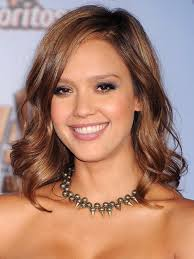
%> input picture Facial_Expression_Detection/sample/img (1).jpg, 194 x 259 px; its folder holds only this picture in this run
$ octave --eval "test;"   (GNU Octave 9; MATLAB toolbox functions it lacks are replaced by stand-ins)
%> lines starting %> are read from the running program, lines starting %| are printed output that depends on the picture
### Facial_Expression_Detection/Viola_Jones/integralImage.m
function images = integralImage(img)
% this function will be used for fast calculations using integral images
img=im2double(img);

if(size(img,3)==3)
    img=rgb2gray(img);
end

images.ii=img;
% for fast calculating mean
for i=2:size(images.ii,1)
    images.ii(i,:)=images.ii(i,:)+images.ii(i-1,:);
end

for i=2:size(images.ii,2)
    images.ii(:,i)=images.ii(:,i)+images.ii(:,i-1);
end
images.ii=padarray(images.ii,[1 1],0,'pre');


images.ii2=img.^2;
% for fast calculatting variance
for i=2:size(images.ii2,1)
    images.ii2(i,:)=images.ii2(i,:)+images.ii2(i-1,:);
end

for i=2:size(images.ii2,2)
    images.ii2(:,i)=images.ii2(:,i)+images.ii2(:,i-1);
end
images.ii2=padarray(images.ii2,[1 1],0,'pre');

images.width = size(img,2);
images.height = size(img,1);

end

### Facial_Expression_Detection/Viola_Jones/detectFace.m
function faces= detectFace(InImages,TrainData)

% calculating scales for face detection
scaleWidth = InImages.width/TrainData.size(1);
scaleHeight = InImages.height/TrainData.size(2);

if(scaleHeight < scaleWidth )
    Startscale =  scaleHeight;
else
    Startscale = scaleWidth;
end

scaleUpdateRatio = 1/1.2;

% Calculate maximum of search scale itterations
maxitr=ceil(log(1/Startscale)/log(scaleUpdateRatio));

faces = [];

for i=1:maxitr
    scale = Startscale*scaleUpdateRatio^(i-1);

    %width and height of window
    w = floor(TrainData.size(1)*scale);
    h = floor(TrainData.size(2)*scale);

    stepsize = floor(max( scale, 2 ));
    [x,y]=ndgrid(0:stepsize:(InImages.width-w-1),0:stepsize:(InImages.height-h-1));
    x=x(:); y=y(:);

    if(~isempty(x))
        % coordinates of detected faces
        [x,y] = oneScale( InImages, TrainData, x, y, scale, w, h);

        % saving cordinates of detcted faces
        for k=1:length(x);
            faces = [faces;[x(k) y(k) w h]];
        end

        %     breaking when one face is detected

        %     if ~isempty(x) && ~isempty(y)
        %         break;
        %     end

    end
end

### Facial_Expression_Detection/Viola_Jones/oneScale.m
function [x,y]=oneScale( InImages, TrainData,x, y, scale, w,h)

% area of the window
area=w*h;

%calculating mean and varience of the images
mean=sumRectangle(InImages.ii,x,y,w,h)/area;
var=sumRectangle(InImages.ii2,x,y,w,h)/area - mean.^2;

for i=1:size(var,1)
    if(var(i,1)<1)
        var(i,1)=1;
    end
end

% standard deviation
std=sqrt(var);


maxitr=length(TrainData.stages);
% loop for different classifiers
for i= 1:maxitr

    classifiers = TrainData.stages(i).trees;
    sum = zeros(size(x));

    for j=1:length(classifiers)
       sum = sum + calcInstances(InImages.ii,classifiers(j).value,zeros(size(x)),scale,x,y,std,area);
    end

    % checking for threshold and removing wrong instances
    flag= sum >= TrainData.stages(i).stage_threshold;
    x=x(flag);
    y=y(flag);
    std=std(flag);

    % if no faces left in the image then break
    if(isempty(x))
        break;
    end

end


end

### Facial_Expression_Detection/Viola_Jones/sumRectangle.m
function sum= sumRectangle(InImage,x,y,w,h)

width=size(InImage,1);
a = InImage((x+w)* width+ y+ h+ 1) ;
b = InImage(x* width+ y+ 1);
c = InImage((x+w)* width+ y+ 1);
d = InImage(x* width+ y+ h+ 1);

sum=a+b-c-d;

end

### Facial_Expression_Detection/Viola_Jones/violaJones.m
function [X,Y,height,width] = violaJones(img)
% This function performs face detection using viola-jones

load('TrainData.mat')

faces = detectFace(integralImage(img),TrainData);

% [10 lines of commented-out code are left out]
X = mean(faces(:,1));
Y = mean(faces(:,2));
height = mean(faces(:,3));
width = mean(faces(:,4));
dwidth = 0.25*width;
width = width - dwidth;
X = X + 0.5*dwidth;

dheight = 0.175*height;
height = height - dheight - 0.05*height;
Y = Y + dheight;

end

### Facial_Expression_Detection/featureDetect.m
function [ lbpHist ] = featureDetect( Im )

addpath('Viola_Jones');

[X,Y,height,width] = violaJones(Im);
cropI = imcrop(Im,[X,Y,height,width]);

cropI = imresize(cropI,[40,40]);

I1 = cropI(10:20,10:30);
I2 = cropI(20:30,10:30);
I3 = cropI(30:40,10:30);

lbpHist1 = lbp(I1);
lbpHist2 = lbp(I2);
lbpHist3 = lbp(I3);

lbpHist = [lbpHist1,lbpHist2,lbpHist3];

end

### Facial_Expression_Detection/lbp.m
% result = lbp(I) returns the LBP histogram of the image I

function result = lbp(image)

d_image=double(image);
radius=1;
neighbours=8;
neighbour_points=zeros(neighbours,2);

% Angle step.
a = 2*pi/neighbours;
for i = 1:neighbours
    neighbour_points(i,1) = -radius*sin((i-1)*a);
    neighbour_points(i,2) = radius*cos((i-1)*a);
end

% Determine the dimensions of the input image.
[m1,n1]=size(image);

miny=min(neighbour_points(:,1));
maxy=max(neighbour_points(:,1));
minx=min(neighbour_points(:,2));
maxx=max(neighbour_points(:,2));

blocksizey=ceil(max(maxy,0))-floor(min(miny,0))+1;
blocksizex=ceil(max(maxx,0))-floor(min(minx,0))+1;

% Coordinates of origin (0,0) in the block
origy=1-floor(min(miny,0));
origx=1-floor(min(minx,0));

% Minimum allowed size for the input image depends
% on the radius of the used LBP operator.
if(n1 < blocksizex || m1 < blocksizey)
    error('Small input image. Must be at least (2*radius+1) x (2*radius+1)');
end

% Calculate dx and dy;
dx = n1 - blocksizex;
dy = m1 - blocksizey;

% Fill the center pixel matrix C.
C = image(origy:origy+dy,origx:origx+dx);
d_C = double(C);

% Initialize the result matrix with zeros.
result=zeros(dy+1,dx+1);

%Computing the LBP code image

for i = 1:neighbours
    y = neighbour_points(i,1)+origy;
    x = neighbour_points(i,2)+origx;
    % Calculate floors, ceils and rounds for the x and y.
    fy = floor(y); cy = ceil(y); ry = round(y);
    fx = floor(x); cx = ceil(x); rx = round(x);
    % Check if interpolation is needed.
    if (abs(x - rx) < 1e-6) && (abs(y - ry) < 1e-6)
        % Interpolation is not needed, use original datatypes
        N = image(ry:ry+dy,rx:rx+dx);
        D = N >= C;
    else
        % Interpolation needed, use double type images
        ty = y - fy;
        tx = x - fx;
        % Calculate the interpolation weights.
        w1 = roundn((1 - tx) * (1 - ty),-6);
        w2 = roundn(tx * (1 - ty),-6);
        w3 = roundn((1 - tx) * ty,-6) ;
        % w4 = roundn(tx * ty,-6) ;
        w4 = roundn(1 - w1 - w2 - w3, -6);
        % Compute interpolated pixel values
        N = w1*d_image(fy:fy+dy,fx:fx+dx) + w2*d_image(fy:fy+dy,cx:cx+dx) + w3*d_image(cy:cy+dy,fx:fx+dx) + w4*d_image(cy:cy+dy,cx:cx+dx);
        N = roundn(N,-4);
        D = N >= d_C;
    end
    % Update the result matrix.
    v = 2^(i-1);
    result = result + v*D;
end

load('binvector.mat');
bins = 59;
for i = 1:size(result,1)
    for j = 1:size(result,2)
        result(i,j)=table(result(i,j)+1);
    end
end

% calculating histogram
result=hist(result(:),0:(bins-1));
%result=result/sum(result); % uncomment for normalized histogram

end

function x = roundn(x, n)
if n<0
    p=10 ^ -n;
    x=round(p*x)/p;
elseif n>0
    p=10^n;
    x=p*round(x/p);
else
    x=round(x);
end
end

### Facial_Expression_Detection/mlptest.m
function ydash = mlptest(X, w, v)
% forward pass of the network

% number of inputs
N = size(X,1);

% number of outputs
K = size(v,1);
X=[ones(N,1) X];

Z=X*(w');

sigm = 1.0./(1+exp(-1*Z));

z=[ones(N,1) sigm];

temp=z*(v');

softmax = exp(temp);

s=sum(softmax,2);

ydash=softmax./repmat(s,1,K);

end

### Facial_Expression_Detection/getAllFiles.m
% function to return list of all the files in the folder dirName, it
% searches for the files recursively. The fileList is a cell of file paths
% as elements
function fileList = getAllFiles(dirName)
  dirData = dir(dirName);      % Get data for current directory
  dirIndex = [dirData.isdir];  % Find index for directories
  fileList = {dirData(~dirIndex).name}';  % Get a list of the files
  if ~isempty(fileList)
    fileList = cellfun(@(x) fullfile(dirName,x),...  % Prepend path to files
                       fileList,'UniformOutput',false);
  end
  subDirs = {dirData(dirIndex).name};  % Get a list of the subdirectories
  validIndex = ~ismember(subDirs,{'.','..'});  % Find index of subdirectories that are not '.' or '..'
  for iDir = find(validIndex)                  % Loop over valid subdirectories
    nextDir = fullfile(dirName,subDirs{iDir});    % Get the subdirectory path
    fileList = [fileList; getAllFiles(nextDir)];  % Recursively call getAllFiles
  end
end

### Facial_Expression_Detection/test.m
function test()

% load('jaffeparam.mat');
load('cohnparam.mat');

folder = 'sample';
files = getAllFiles(folder);
no_files = length(files);

emotions = {'Neutral','Angry','Disgust','Fear','Happy','Sad','Suprise'};

results = fopen('Results.txt','wt');

for i=1:no_files

    filename = files{i};
    Im = imread(filename);
%> Im is the input picture: size 259x194x3 uint8; mean R, G, B 168.8, 129.2, 113.4
    x = featureDetect(Im);
%> in integralImage, `img=rgb2gray(img);`:
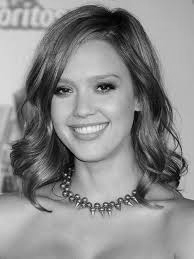
%> img: size 259x194 double; min 0.00117, max 0.949, mean 0.546
%> in integralImage, `images.ii=padarray(images.ii,[1 1],0,'pre');`:
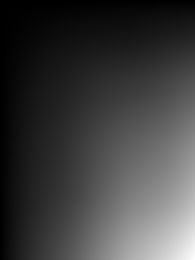
%> images.ii: size 260x195 double; min 0, max 27432.4, mean 6798.4; drawn with min black and max white
%> in integralImage, `images.ii2=img.^2;`:
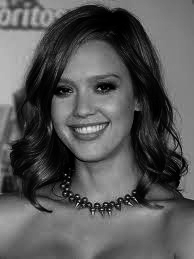
%> images.ii2: size 259x194 double; min 1.37e-06, max 0.901, mean 0.343
%> in detectFace, `scaleWidth = InImages.width/TrainData.size(1);`: scaleWidth = 9.7
%> in detectFace, `scaleHeight = InImages.height/TrainData.size(2);`: scaleHeight = 12.95
%> in detectFace, `Startscale = scaleWidth;`: Startscale = 9.7
%> in detectFace, `maxitr=ceil(log(1/Startscale)/log(scaleUpdateRatio));`: maxitr = 13
%> the loop in detectFace, `for i=1:maxitr` made 13 passes
%> (scale, w, h, stepsize, area in oneScale, x, y) on pass 4: (5.61, 112, 112, 5, 12544, 30, 45)
%> (scale, w, h, stepsize, area in oneScale) on passes 2, 3, 5, 6, 7, 8: (8.08, 161, 161, 8, 25921), (6.74, 134, 134, 6, 17956), (4.68, 93, 93, 4, 8649), (3.9, 77, 77, 3, 5929), (3.25, 64, 64, 3, 4096), (2.71, 54, 54, 2, 2916)
%> after the loop in detectFace, `for i=1:maxitr`: faces = [30 45 112 112]
%> in violaJones, `X = mean(faces(:,1));`: X = 30
%> in violaJones, `Y = mean(faces(:,2));`: Y = 45
%> in violaJones, `height = mean(faces(:,3));`: height = 112
%> in violaJones, `dwidth = 0.25*width;`: dwidth = 28
%> in violaJones, `width = width - dwidth;`: width = 84
%> in violaJones, `X = X + 0.5*dwidth;`: X = 44
%> in violaJones, `dheight = 0.175*height;`: dheight = 19.6
%> in violaJones, `height = height - dheight - 0.05*height;`: height = 86.8
%> in violaJones, `Y = Y + dheight;`: Y = 64.6
%> in featureDetect, `[X,Y,height,width] = violaJones(Im);`: X = 44; Y = 64.6; height = 86.8; width = 84
%> in featureDetect, `cropI = imcrop(Im,[X,Y,height,width]);`:
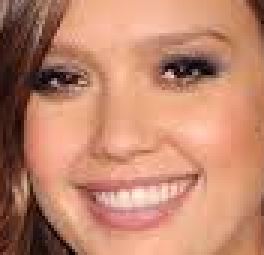
%> cropI: size 85x88x3 uint8 (shown 3 times larger); mean R, G, B 191.7, 134.2, 109.4
%> in featureDetect, `cropI = imresize(cropI,[40,40]);`:
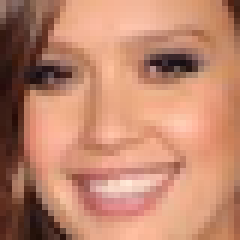
%> cropI: size 40x40x3 uint8 (shown 6 times larger); mean R, G, B 191.7, 134.2, 109.4
%> after the loop in lbp, `for i = 1:neighbours`: tx = 0.707; w1 = 0.0858; w2 = 0.207; w4 = 0.5
%> the loop in lbp, `for i = 1:size(result,1)` made 9 passes
%> in lbp, `result=hist(result(:),0:(bins-1));`: result = 59 values, max 16 at index 59, min 0 at index 2, mean 2.9
%> in featureDetect, `lbpHist1 = lbp(I1);`: lbpHist1 has the same summary as result in lbp
%> the loop in lbp (call 2), `for i = 1:size(result,1)` made 9 passes
%> in featureDetect, `lbpHist2 = lbp(I2);`: lbpHist2 = 59 values, max 19 at index 59, min 0 at index 3, mean 2.9
%> in featureDetect, `lbpHist3 = lbp(I3);`: lbpHist3 = 59 values, max 17 at index 44, min 0 at index 3, mean 2.9
%> in featureDetect, `lbpHist = [lbpHist1,lbpHist2,lbpHist3];`: lbpHist = 177 values, max 19 at index 118, min 0 at index 2, mean 2.9
%> x has the same summary as lbpHist in featureDetect
    y = mlptest(x,w,v);
%> in mlptest, `Z=X*(w');`: Z = [-1.1 -6.04 0.467 14.96 6.86 -4.2 -25.99 5.91 -17.5 9.16 -15.04 -20.37 -8.21 -8.71 -10.69 -3.13]
%> in mlptest, `sigm = 1.0./(1+exp(-1*Z));`: sigm = [0.249 0.00237 0.615 1 0.999 0.0147 5.15e-12 0.997 2.52e-08 1 2.94e-07 1.43e-09 0.000271 0.000165 2.28e-05 0.0419]
%> in mlptest, `temp=z*(v');`: temp = [-0.0708 -1.97 4.15 -0.0135 2.37 -2.92 -0.629]
%> in mlptest, `softmax = exp(temp);`: softmax = [0.932 0.139 63.35 0.987 10.75 0.0541 0.533]
%> in mlptest, `s=sum(softmax,2);`: s = 76.74
%> in mlptest, `ydash=softmax./repmat(s,1,K);`: ydash = [0.0121 0.00182 0.825 0.0129 0.14 0.000705 0.00694]
%> y has the same summary as ydash in mlptest

    [~,index]=max(y);
%> index = 3

    imshow(Im);
    title(emotions{index});
    fprintf('Press enter to continue...\n');
    pause;

    fwrite(results,strcat(filename,' - ',emotions{index}));
    fwrite(results,sprintf('\n\n'));

end

fclose all;
end
